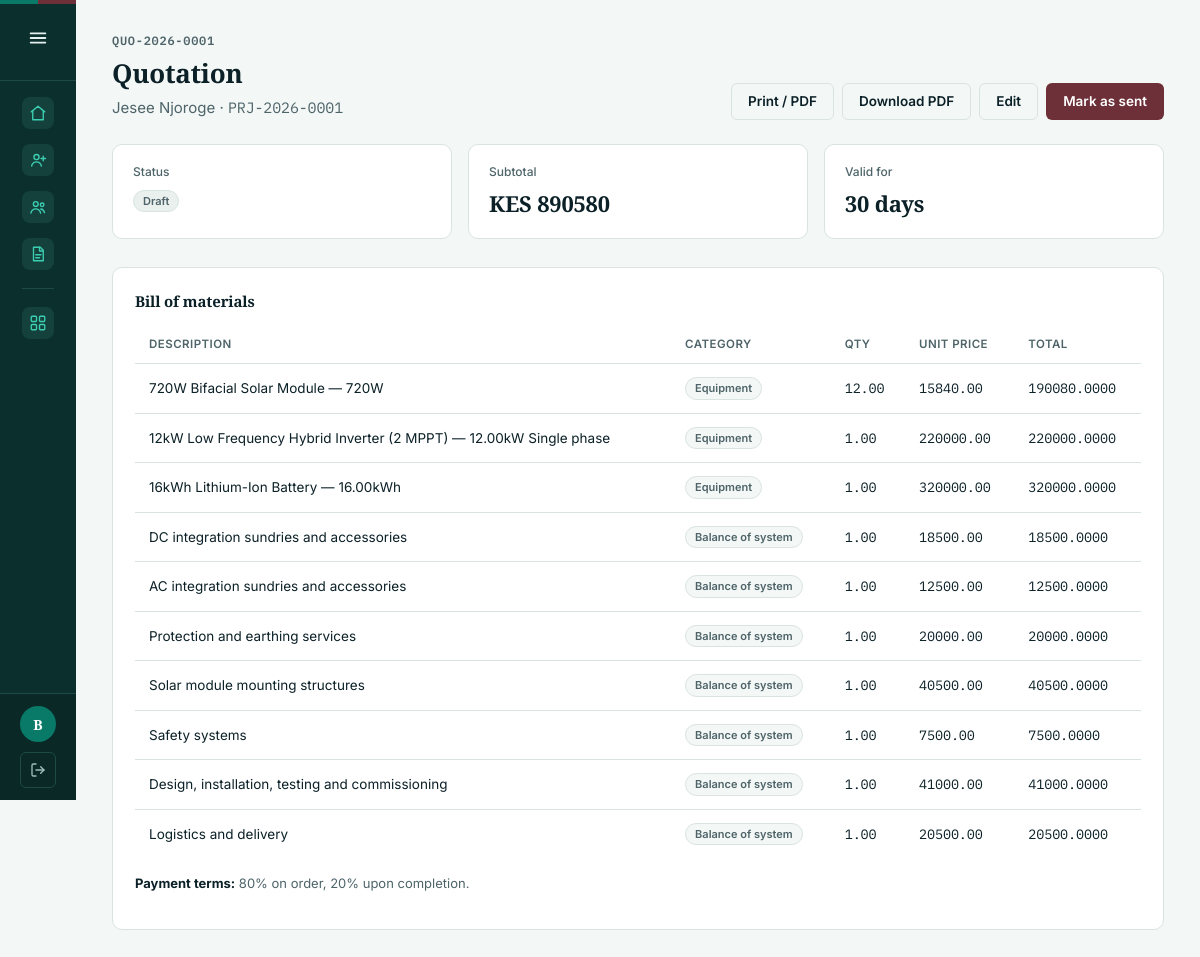
The app's page /clients/CUS-2026-0001/quotation/ (signed in) with its own data.
### project/models.py (models this page shows, shortened)
class User(AbstractUser):
    class Role(models.TextChoices):
        SITE_ENGINEER = "site_engineer", "Site engineer"
        ADMIN = "admin", "Admin"
    role = models.CharField(max_length=20, choices=Role.choices, default=Role.SITE_ENGINEER)
    phone_number = models.CharField(max_length=20, blank=True)
    groups = models.ManyToManyField(
        "auth.Group",
        verbose_name="groups",
        blank=True,
        help_text="The groups this user belongs to.",
        related_name="project_user_set",
        related_query_name="project_user",
    )
    user_permissions = models.ManyToManyField(
        "auth.Permission",
        verbose_name="user permissions",
        blank=True,
        help_text="Specific permissions for this user.",
        related_name="project_user_set",
        related_query_name="project_user",
    )
    @property
    def is_site_engineer(self):
        return self.role == self.Role.SITE_ENGINEER
    @property
    def is_admin_role(self):
        return self.role == self.Role.ADMIN

class Quotation(models.Model):
    class Status(models.TextChoices):
        DRAFT = "draft", "Draft"
        SENT = "sent", "Sent to client"
        APPROVED = "approved", "Approved"
        REJECTED = "rejected", "Rejected"
    ID_PREFIX = "QUO"
    quotation_id = models.CharField(max_length=20, unique=True, editable=False)
    project = models.OneToOneField(Project, on_delete=models.CASCADE, related_name="quotation")
    status = models.CharField(max_length=20, choices=Status.choices, default=Status.DRAFT)
    payment_terms = models.CharField(
        max_length=255, blank=True,
        default="80% on order, 20% upon completion.",
    )
    validity_days = models.PositiveIntegerField(default=30)
    notes = models.TextField(
        blank=True,
        help_text="Exclusions, assumptions, or anything else the client should know.",
    )
    prepared_by = models.ForeignKey(
        settings.AUTH_USER_MODEL,
        on_delete=models.SET_NULL,
        null=True,
        blank=True,
        related_name="quotations_prepared",
    )
    created_at = models.DateTimeField(default=timezone.now)
    sent_at = models.DateTimeField(null=True, blank=True)
    approved_at = models.DateTimeField(null=True, blank=True)
    rejected_at = models.DateTimeField(null=True, blank=True)
    class Meta:
        ordering = ["-created_at"]
    @property
    def subtotal_kes(self):
        return sum((item.line_total for item in self.line_items.all()), 0)

class Customer(models.Model):
    class CustomerType(models.TextChoices):
        RESIDENTIAL = "residential", "Residential"
        COMMERCIAL = "commercial", "Commercial"
        INDUSTRIAL = "industrial", "Industrial"
    ID_PREFIX = "CUS"
    customer_id = models.CharField(max_length=20, unique=True, editable=False)
    full_name = models.CharField("Customer name", max_length=150)
    phone_number = models.CharField(max_length=20)
    email = models.EmailField(blank=True)
    national_id = models.CharField(
        "National ID / company registration number", max_length=50, blank=True
    )
    customer_type = models.CharField(
        max_length=20, choices=CustomerType.choices, default=CustomerType.RESIDENTIAL
    )
    county = models.CharField(max_length=100)
    address = models.CharField("Physical address", max_length=255, blank=True)
    gps_latitude = models.DecimalField(max_digits=9, decimal_places=6, null=True, blank=True)
    gps_longitude = models.DecimalField(max_digits=9, decimal_places=6, null=True, blank=True)
    referral_source = models.CharField(max_length=150, blank=True)
    assigned_rep = models.ForeignKey(
        settings.AUTH_USER_MODEL,
        on_delete=models.SET_NULL,
        null=True,
        blank=True,
        related_name="assigned_customers",
        help_text="Sales representative who owns this customer relationship.",
    )
    registered_by = models.ForeignKey(
        settings.AUTH_USER_MODEL,
        on_delete=models.SET_NULL,
        null=True,
        blank=True,
        related_name="registered_customers",
    )
    created_at = models.DateTimeField(default=timezone.now)
    class Meta:
        ordering = ["-created_at"]

class Project(models.Model):
    class Status(models.TextChoices):
        LEAD = "lead", "Lead"
        SITE_ASSESSMENT = "site_assessment", "Site assessment"
        ENGINEER_REVIEW = "engineer_review", "Engineer review"
        QUOTATION = "quotation", "Quotation"
        APPROVED = "approved", "Approved"
        INVOICED = "invoiced", "Invoiced"
        IN_PROGRESS = "in_progress", "Installation in progress"
        COMMISSIONED = "commissioned", "Commissioned"
        COMPLETED = "completed", "Completed"
        CANCELLED = "cancelled", "Cancelled"
    ID_PREFIX = "PRJ"
    project_id = models.CharField(max_length=20, unique=True, editable=False)
    customer = models.ForeignKey(Customer, on_delete=models.CASCADE, related_name="projects")
    status = models.CharField(max_length=20, choices=Status.choices, default=Status.LEAD)
    assigned_rep = models.ForeignKey(
        settings.AUTH_USER_MODEL,
        on_delete=models.SET_NULL,
        null=True,
        blank=True,
        related_name="assigned_projects",
    )
    created_at = models.DateTimeField(default=timezone.now)
    class Meta:
        ordering = ["-created_at"]

class QuotationLineItem(models.Model):
    class Category(models.TextChoices):
        EQUIPMENT = "equipment", "Equipment"
        BOS = "bos", "Balance of system"
        SERVICES = "services", "Services"
        OTHER = "other", "Other"
    quotation = models.ForeignKey(Quotation, on_delete=models.CASCADE, related_name="line_items")
    category = models.CharField(max_length=20, choices=Category.choices, default=Category.EQUIPMENT)
    description = models.CharField(max_length=255)
    quantity = models.DecimalField(max_digits=10, decimal_places=2, default=1)
    unit_price_kes = models.DecimalField(max_digits=12, decimal_places=2, default=0)
    sort_order = models.PositiveIntegerField(default=0)
    class Meta:
        ordering = ["sort_order", "id"]
    @property
    def line_total(self):
        return (self.quantity or 0) * (self.unit_price_kes or 0)

### project/views.py (the view)
# urls.py: path("clients/<str:customer_id>/quotation/", views.quotation_detail, name="quotation_detail"),
@login_required
def quotation_detail(request, customer_id):
    customer, denied = _get_customer_for_user(request, customer_id)
    if denied:
        return denied
    project = customer.projects.order_by("-created_at").first()
    quotation = get_object_or_404(Quotation, project=project)
    return render(
        request,
        "project/quotation_detail.html",
        {
            "customer": customer,
            "project": project,
            "quotation": quotation,
            "line_items": quotation.line_items.all(),
        },
    )

### project/sidebar_context.py (called while the page is built)
def _pipeline(projects, active_status):
    raw = {row["status"]: row["n"] for row in projects.values("status").annotate(n=Count("id"))}
    biggest = max([raw.get(s, 0) for s, _ in PIPELINE_LABELS] + [1])
    return [
        {
            "key": status.value,
            "label": label,
            "count": raw.get(status, 0),
            "pct": round(raw.get(status, 0) / biggest * 100),
            "active": active_status == status.value,
        }
        for status, label in PIPELINE_LABELS
    ]

### project/views.py (called while the page is built)
def _get_customer_for_user(request, customer_id):
    customer = get_object_or_404(Customer, customer_id=customer_id)
    if request.user.is_site_engineer and customer.assigned_rep_id != request.user.id:
        messages.error(request, "That client isn't assigned to you.")
        return customer, redirect("client_list")
    return customer, None

### project/templates/project/quotation_detail.html (shortened to what this page needs)
{% extends "project/base.html" %}
{% block content %}
<div class="page-head">
    <div>
        <div class="eyebrow mono">{{ quotation.quotation_id }}</div>
        <h1>Quotation</h1>
        <p class="desc">{{ customer.full_name }} &middot; <span class="mono">{{ project.project_id }}</span></p>
    </div>
    <div style="display:flex; gap:8px; flex-wrap:wrap;">
        <a href="{% url 'quotation_print' customer.customer_id %}" class="btn btn-ghost" target="_blank">Print / PDF</a>
        <a href="{% url 'quotation_download' customer.customer_id %}" class="btn btn-ghost">Download PDF</a>
        {% if quotation.status == 'draft' or quotation.status == 'rejected' %}
        <a href="{% url 'quotation_edit' customer.customer_id %}" class="btn btn-ghost">Edit</a>
        <form method="post" action="{% url 'quotation_send' customer.customer_id %}">
            <button type="submit" class="btn btn-accent">Mark as sent</button>
        </form>
        {% endif %}
    </div>
</div>
<div class="stat-grid">
    <div class="stat-card">
        <div class="label">Status</div>
        <div style="margin-top:8px;"><span class="status-badge {{ quotation.status }}">{{ quotation.get_status_display }}</span></div>
    </div>
    <div class="stat-card">
        <div class="label">Subtotal</div>
        <div class="value mono" style="font-size:22px;">KES {{ quotation.subtotal_kes|floatformat:0 }}</div>
    </div>
    <div class="stat-card">
        <div class="label">Valid for</div>
        <div class="value mono" style="font-size:22px;">{{ quotation.validity_days }} days</div>
    </div>
</div>
<div class="card">
    <h2 style="font-size:15px; margin-bottom:14px;">Bill of materials</h2>
    <table class="data">
        <thead>
            <tr><th>Description</th><th>Category</th><th>Qty</th><th>Unit price</th><th>Total</th></tr>
        </thead>
        <tbody>
            {% for item in line_items %}
            <tr>
                <td>{{ item.description }}</td>
                <td><span class="type-badge">{{ item.get_category_display }}</span></td>
                <td class="mono">{{ item.quantity }}</td>
                <td class="mono">{{ item.unit_price_kes }}</td>
                <td class="mono">{{ item.line_total }}</td>
            </tr>
            {% empty %}
            <tr><td colspan="5" style="color:var(--muted);">No line items yet.</td></tr>
            {% endfor %}
        </tbody>
    </table>
    {% if quotation.payment_terms %}
    <p style="margin-top:16px; font-size:13px; color:var(--muted);"><strong style="color:var(--ink);">Payment terms:</strong> {{ quotation.payment_terms }}</p>
    {% endif %}
</div>
{% endblock %}

### project/templates/project/base.html (shortened to what this page needs)
{% load static %}<!DOCTYPE html>
<html lang="en">
<head>
    <link rel="stylesheet" href="{% static 'css/base.css' %}">
</head>
<body>
{% if user.is_authenticated %}
{% with url_name=request.resolver_match.url_name kind=request.resolver_match.kwargs.kind %}
<div class="shell">
    <aside class="sidebar" aria-label="Main navigation">
        <div class="sidebar-head">
            <label for="sidebar-toggle" class="menu-btn" role="button" tabindex="0" aria-label="Toggle sidebar" title="Toggle sidebar">
                <svg viewBox="0 0 24 24" fill="none" stroke="currentColor" stroke-width="2" stroke-linecap="round"><path d="M4 7h16M4 12h16M4 17h16"/></svg>
            </label>
        </div>
        <nav class="sidebar-scroll">
            <a class="nav-item {% if url_name == 'dashboard' %}active{% endif %}" href="{% url 'dashboard' %}" title="Dashboard" {% if url_name == 'dashboard' %}aria-current="page"{% endif %}>
                <span class="ic">
                    <svg viewBox="0 0 24 24" fill="none" stroke="currentColor" stroke-width="1.8" stroke-linecap="round" stroke-linejoin="round"><path d="M3 10.5 12 3l9 7.5"/><path d="M5 9.5V21h14V9.5"/></svg>
                </span>
            </a>
            <a class="nav-item {% if url_name == 'client_register' %}active{% endif %}" href="{% url 'client_register' %}" title="Register client" {% if url_name == 'client_register' %}aria-current="page"{% endif %}>
                <span class="ic">
                    <svg viewBox="0 0 24 24" fill="none" stroke="currentColor" stroke-width="1.8" stroke-linecap="round" stroke-linejoin="round"><circle cx="10" cy="8" r="3.4"/><path d="M3.5 20c.9-3.6 3.5-5.5 6.5-5.5s5.6 1.9 6.5 5.5"/><path d="M19 7v6M16 10h6"/></svg>
                </span>
            </a>
            <a class="nav-item {% if url_name == 'client_list' or url_name == 'client_detail' %}active{% endif %}" href="{% url 'client_list' %}" title="Clients">
                <span class="ic">
                    <svg viewBox="0 0 24 24" fill="none" stroke="currentColor" stroke-width="1.8" stroke-linecap="round" stroke-linejoin="round"><circle cx="9" cy="8" r="3.2"/><path d="M2.5 20c1-3.6 3.6-5.5 6.5-5.5s5.5 1.9 6.5 5.5"/><circle cx="17.5" cy="9" r="2.4"/><path d="M15.8 14.7c2.3.2 4.1 1.9 4.9 4.8"/></svg>
                </span>
            </a>
            <a class="nav-item {% if url_name == 'quotation_list' %}active{% endif %}" href="{% url 'quotation_list' %}" title="Quotations" {% if url_name == 'quotation_list' %}aria-current="page"{% endif %}>
                <span class="ic">
                    <svg viewBox="0 0 24 24" fill="none" stroke="currentColor" stroke-width="1.8" stroke-linecap="round" stroke-linejoin="round"><path d="M6 3h9l4 4v14H6z"/><path d="M14 3v5h5"/><path d="M9 13h7M9 17h5"/></svg>
                </span>
            </a>
            <div class="nav-label">Equipment</div>
            <a class="nav-item {% if url_name == 'catalog_home' or kind %}active{% endif %}" href="{% url 'catalog_home' %}" title="Equipment catalog">
                <span class="ic">
                </span>
            </a>
        </nav>
        <div class="sidebar-footer">
            <div class="user-card">
                <div class="avatar">{{ user.get_full_name|default:user.username|slice:":1"|upper }}</div>
                <form class="logout-form" method="post" action="{% url 'logout' %}">
                    <button type="submit" class="logout-btn" title="Log out" aria-label="Log out">
                        <svg viewBox="0 0 24 24" fill="none" stroke="currentColor" stroke-width="2" stroke-linecap="round" stroke-linejoin="round"><path d="M9 21H5a2 2 0 0 1-2-2V5a2 2 0 0 1 2-2h4"/><path d="M16 17l5-5-5-5"/><path d="M21 12H9"/></svg>
                    </button>
                </form>
            </div>
        </div>
    </aside>
    <div class="main">
        <main class="container">
            {% block content %}{% endblock %}
        </main>
    </div>
</div>
{% endwith %}
{% endif %}
</body>
</html>

### records on screen
User: get_full_name "B"
Quotation: quotation_id "QUO-2026-0001", status "Draft", subtotal_kes "890580", validity_days "30", payment_terms "80% on order, 20% upon completion."
Customer: full_name "Jesee Njoroge"
Project: project_id "PRJ-2026-0001"
QuotationLineItem: description "720W Bifacial Solar Module — 720W", category "Equipment", quantity "12.00", unit_price_kes "15840.00", line_total "190080.0000"
QuotationLineItem: description "12kW Low Frequency Hybrid Inverter (2 MPPT) — 12.00kW Single phase", category "Equipment", quantity "1.00", unit_price_kes "220000.00", line_total "220000.0000"
QuotationLineItem: description "16kWh Lithium-Ion Battery — 16.00kWh", category "Equipment", quantity "1.00", unit_price_kes "320000.00", line_total "320000.0000"
QuotationLineItem: description "DC integration sundries and accessories", category "Balance of system", quantity "1.00", unit_price_kes "18500.00", line_total "18500.0000"
QuotationLineItem: description "AC integration sundries and accessories", category "Balance of system", quantity "1.00", unit_price_kes "12500.00", line_total "12500.0000"
QuotationLineItem: description "Protection and earthing services", category "Balance of system", quantity "1.00", unit_price_kes "20000.00", line_total "20000.0000"
QuotationLineItem: description "Solar module mounting structures", category "Balance of system", quantity "1.00", unit_price_kes "40500.00", line_total "40500.0000"
QuotationLineItem: description "Safety systems", category "Balance of system", quantity "1.00", unit_price_kes "7500.00", line_total "7500.0000"
QuotationLineItem: description "Design, installation, testing and commissioning", category "Balance of system", quantity "1.00", unit_price_kes "41000.00", line_total "41000.0000"
QuotationLineItem: description "Logistics and delivery", category "Balance of system", quantity "1.00", unit_price_kes "20500.00", line_total "20500.0000"
